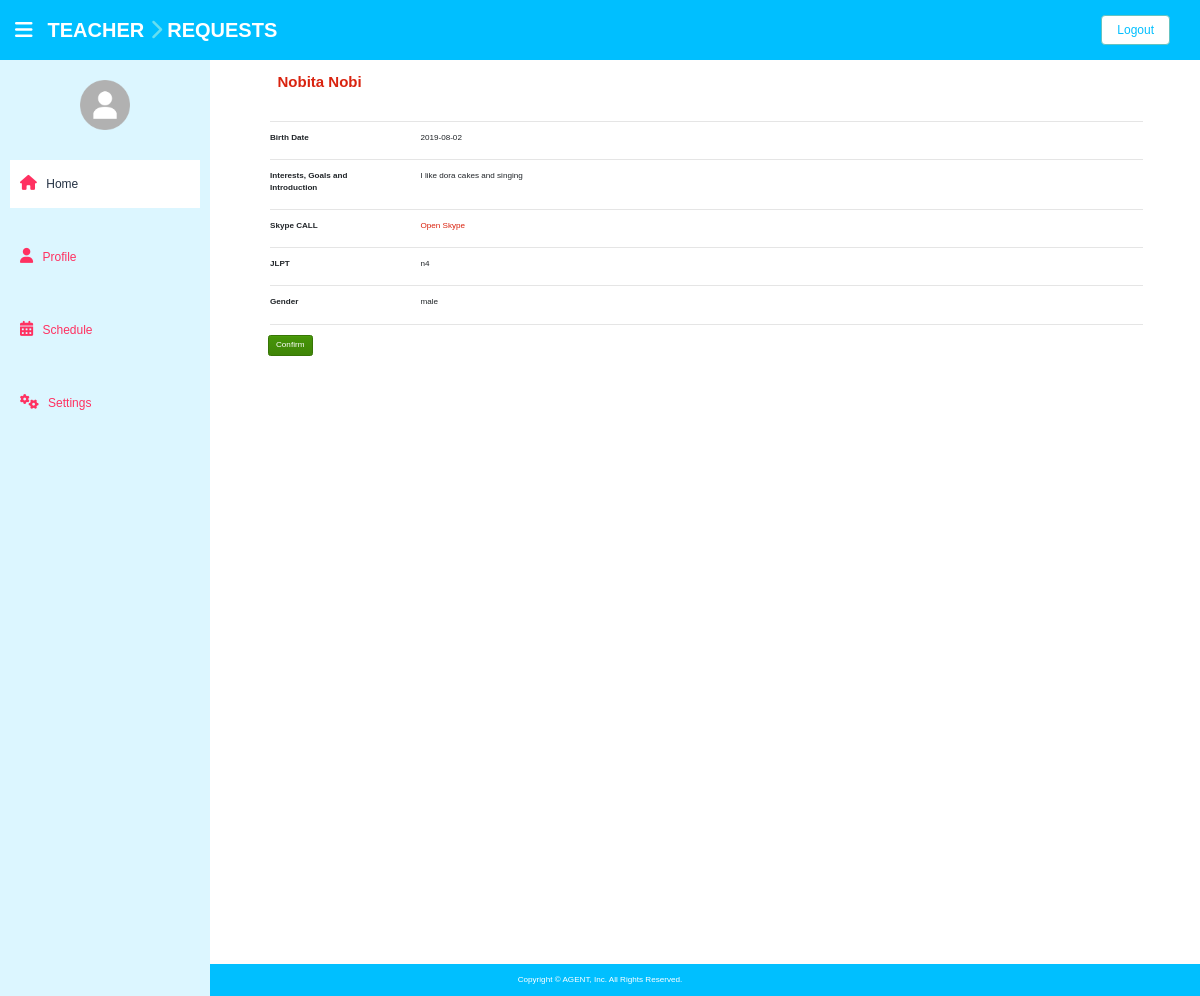
Screenshot of /teacher/home/requests/index.php?id=2 (signed in) with the database file from the repository.
### tables this page shows
CREATE TABLE `students` (
  `id` bigint(20) UNSIGNED NOT NULL,
  `first_name` varchar(255) NOT NULL,
  `last_name` varchar(255) NOT NULL,
  `email` varchar(255) NOT NULL,
  `gender` varchar(255) NOT NULL,
  `dob` date NOT NULL,
  `jlpt` varchar(255) NOT NULL,
  `phone` varchar(255) NOT NULL,
  `nationality` varchar(255) NOT NULL,
  `description` text,
  `api_id` varchar(400) DEFAULT NULL,
  `password` varchar(255) NOT NULL,
  `created_at` timestamp NOT NULL DEFAULT CURRENT_TIMESTAMP
);

### student/Student.php (called while the page is built, shortened)
<?php
class Student {
	private $db;
	public function __construct($server, $dbusername, $dbpassword, $dbname) {
		$this->db = new mysqli($server, $dbusername, $dbpassword, $dbname);
	}
	public function get_student_data($id) {
		$result = "SELECT * from students WHERE id='$id'";
		$result = mysqli_query($this->db, $result);
		$user_data = mysqli_fetch_array($result);
		$count_row = $result->num_rows;
		if ($count_row == 1) {
			return $user_data;
		} else {
			return 'no data';
		}
	}
}

### teacher/Teacher.php (called while the page is built, shortened)
<?php
class Teacher {
	private $db;
	public function __construct($server, $dbusername, $dbpassword, $dbname) {
		$this->db = new mysqli($server, $dbusername, $dbpassword, $dbname);
	}
	public function is_confirmed($event_id) {
		$result = "SELECT  is_confirmed from events WHERE id='$event_id'";
		$result = mysqli_query($this->db, $result);
		$user_data = mysqli_fetch_array($result);
		if ($user_data[0] == '1') {
			return true;
		} else {
			return false;
		}
	}
}

### teacher/home/requests/index.php (the view, shortened to what this page needs)
<?php
require '../../Teacher.php';
require '../../../student/Student.php';
$teacher = new Teacher(DB_SERVER, DB_USERNAME, DB_PASSWORD, DB_DATABASE);
$student = new Student(DB_SERVER, DB_USERNAME, DB_PASSWORD, DB_DATABASE);
$teacher->set_id($_SESSION['id']);
$students_id = $_GET['id'];
$event_id = $_GET['event'];
$student_info = $student->get_student_data($students_id);
?>
<!DOCTYPE html>
<html lang="en">
  <head>
    <link href="../assets/css/bootstrap.css" rel="stylesheet">
    <link href="../assets/font-awesome/css/fontawesome.css" rel="stylesheet" />
    <link rel="stylesheet" type="text/css" href="../assets/js/gritter/css/jquery.gritter.css" />
    <link rel="stylesheet" type="text/css" href="../assets/lineicons/style.css">
    <link href="../assets/css/style.css" rel="stylesheet">
    <link href="../assets/css/style-responsive.css" rel="stylesheet">
    <link rel="stylesheet" href="https://cdnjs.cloudflare.com/ajax/libs/fullcalendar/3.4.0/fullcalendar.css" />
    <link rel="stylesheet" href="https://cdnjs.cloudflare.com/ajax/libs/twitter-bootstrap/4.0.0-alpha.6/css/bootstrap.css" />
    <link href="../assets/css/style-responsive.css" rel="stylesheet">
    <link href="../assets/css/main.css" rel="stylesheet">
    <link href="//maxcdn.bootstrapcdn.com/bootstrap/4.1.1/css/bootstrap.min.css" rel="stylesheet" id="bootstrap-css">
<link rel="stylesheet" href="https://bootswatch.com/4/simplex/bootstrap.min.css"/>
  </head>
  <body>
  <section id="container" >
      <header class="header black-bg">
              <div class="sidebar-toggle-box">
              <div class="fa fa-bars tooltips" data-placement="right" data-original-title="Toggle Navigation"></div>
              </div>
            <a href="#" class="logo" id=""><b>Teacher</b> <span class="fa fa-chevron-right">&nbsp;</span><b>Requests</b> </a>
            <div class="top-menu">
                <ul class="nav pull-right top-menu">
                <li><a class="logout" href="../../logout">Logout</a></li>
                </ul>
            </div>
        </header>
      <aside>
          <div id="sidebar"  class="nav-collapse ">
              <ul class="sidebar-menu" id="nav-accordion">
                  <p class="centered"><a href="../profile"><img src="../assets/img/profile.png" class="img-circle" width="60"></a></p>
                  <li class="mt">
                      <a class="active" href="../">
                          <i class="fa fa-home"></i>
                          <span>Home</span>
                      </a>
                  </li>
                   <li class="mt">
                      <a class="" href="../profile">
                          <i class="fa fa-user"></i>
                          <span>Profile</span>
                      </a>
                  </li>
                   <li class="mt">
                      <a class="" href="../schedule">
                          <i class="fa fa-calendar-alt"></i>
                          <span>Schedule</span>
                      </a>
                  </li>
                   <li class="mt">
                      <a class="" href="../settings">
                          <i class="fa fa-cogs"></i>
                          <span>Settings</span>
                      </a>
                  </li>
              </ul>
          </div>
      </aside>
<section id="main-content">
          <section class="wrapper site-min-height">
          		<div class="col-lg-12">
<div class="container">
        <div class="row">
            <div class="col-12">
                    <div class="card-body">
                        <div class="card-title mb-4">
                            <div class="d-flex justify-content-start">
            </p><br/>
                                <div class="userData ml-3">
                                    <h2 class="d-block" style="font-size: 1.5rem; font-weight: bold"><a href=""><?php echo $student_info['first_name'] . ' ' . $student_info['last_name'] ?></a></h2>
                                </div>
                            </div>
                        </div>
                        <div class="row">
                            <div class="col-12">
                                <div class="tab-content ml-1" id="myTabContent">
                                    <div class="tab-pane fade show active" id="basicInfo" role="tabpanel" aria-labelledby="basicInfo-tab">
                                        <hr />
                                        <div class="row">
                                            <div class="col-sm-3 col-md-2 col-5">
                                                <label style="font-weight:bold;">Birth Date</label>
                                            </div>
                                            <div class="col-md-8 col-6">
                                                <?php echo $student_info['dob'] ?>
                                            </div>
                                        </div>
                                        <hr />
                                        <div class="row">
                                            <div class="col-sm-3 col-md-2 col-5">
                                                <label style="font-weight:bold;">Interests, Goals and Introduction</label>
                                            </div>
                                            <div class="col-md-8 col-6">
                                                <?php echo $student_info['description'] ?>
                                            </div>
                                        </div>
                                        <hr />
                                           <div class="row">
                                            <div class="col-sm-3 col-md-2 col-5">
                                                <label style="font-weight:bold;">Skype CALL</label>
                                            </div>
                                            <div class="col-md-8 col-6">
                                               <a href="skype:<?php echo $student_info['api_id'] ?>?call" value="">Open Skype</a>
                                            </div>
                                        </div>
                                        <hr />
                                        <div class="row">
                                            <div class="col-sm-3 col-md-2 col-5">
                                                <label style="font-weight:bold;">JLPT</label>
                                            </div>
                                            <div class="col-md-8 col-6">
                                                <?php echo $student_info['jlpt'] ?>
                                            </div>
                                        </div>
                                        <hr />
                                        <div class="row">
                                            <div class="col-sm-3 col-md-2 col-5">
                                                <label style="font-weight:bold;">Gender</label>
                                            </div>
                                            <div class="col-md-8 col-6">
                                                <?php echo $student_info['gender'] ?>
                                            </div>
                                        </div>
                                        <hr />
                                    </div>
                                </div>
                                <form action="" method="post">
                                  <?php if ($teacher->is_confirmed($event_id)) {
	echo '<button type="submit" class="btn btn-danger" name="cancel" value="submit">Cancel</button>';
} else {
	echo '<button type="submit" class="btn btn-success" name="confirm" value="submit">Confirm</button>';
}
?>
                                </form>
                            </div>
                        </div>
                    </div>
            </div>
        </div>
    </div>
</div>
		</section>
      </section>
      <footer class="site-footer">
          <div class="text-center">
              Copyright © AGENT, Inc. All Rights Reserved.
          </div>
      </footer>
  </section>
  </body>
</html>

### teacher/home/assets/css/style.css (style rules this page uses)
body { color: #797979; background: #f2f2f2; font-family: 'Ruda', sans-serif; padding: 0px !important; margin: 0px !important; font-size:13px; }
ul li { list-style: none; }
a, a:hover, a:focus { text-decoration: none; outline: none; }
#container { width: 100%; height: 100%; }
hr { margin-top: 20px; margin-bottom: 20px; border: 0; border-top: 1px solid #797979; }
.centered { text-align: center; }
.mt { margin-top: 25px; }
ul.top-menu > li > .logout { color: #f2f2f2; font-size: 12px; border-radius: 4px; -webkit-border-radius: 4px; border: 1px solid #64c3c2 !important; padding: 5px 15px; margin-right: 15px; background: #68dff0; margin-top: 15px; }
#sidebar { width: 210px; height: 100%; position: fixed; background: #424a5d; }
#sidebar ul li { position: relative; }
ul.sidebar-menu , ul.sidebar-menu li ul.sub { margin: -2px 0 0; padding: 0; }
ul.sidebar-menu { margin-top: 75px; }
ul.sidebar-menu li { margin-bottom: 5px; margin-left:10px; margin-right:10px; }
ul.sidebar-menu li a span { display: inline-block; }
ul.sidebar-menu li a { color: #aeb2b7; text-decoration: none; display: block; padding: 15px 0 15px 10px; font-size: 12px; outline: none; -webkit-transition: all 0.3s ease; -moz-transition: all 0.3s ease; -o-transition: all 0.3s ease; -ms-transition: all 0.3s ease; transition: all 0.3s ease; }
ul.sidebar-menu li a.active, ul.sidebar-menu li a:hover, ul.sidebar-menu li a:focus { background: #68dff0; color: #fff; display: block; -webkit-transition: all 0.3s ease; -moz-transition: all 0.3s ease; -o-transition: all 0.3s ease; -ms-transition: all 0.3s ease; transition: all 0.3s ease; }
ul.sidebar-menu li a i { font-size: 15px; padding-right: 6px; }
ul.sidebar-menu li a.active i { color: #fff; }
#main-content { margin-left: 210px; }
.header, .footer { min-height: 60px; padding: 0 15px; }
.header { position: fixed; left: 0; right: 0; z-index: 1002; }
.black-bg { background: #ffd777; border-bottom: 1px solid #c9aa5f; }
.wrapper { display: inline-block; margin-top: 60px; padding-left: 15px; padding-right: 15px; padding-bottom: 15px; padding-top: 0px; width: 100%; }
a.logo { font-size: 20px; color: #ffffff; float: left; margin-top: 15px; text-transform: uppercase; }
a.logo b { font-weight: 900; }
a.logo span { color: #68dff0; }
#top_menu .nav > li, ul.top-menu > li { float: left; }
ul.top-menu > li > a { color: #666666; font-size: 16px; border-radius: 4px; -webkit-border-radius: 4px; border:1px solid #666666 !important; padding: 2px 6px; margin-right: 15px; }
.sidebar-toggle-box { float: left; padding-right: 15px; margin-top: 20px; }
.sidebar-toggle-box .fa-bars { cursor: pointer; display: inline-block; font-size: 20px; }
label { font-weight: 400; }
.site-footer { background: #68dff0; color: #fff; padding: 10px 0; }
.site-min-height { min-height: 900px; }

### teacher/home/assets/css/main.css (style rules this page uses)
body { font-family: "Hiragino Kaku Gothic ProN", "ヒラギノ角ゴ ProN W3", Meiryo, メイリオ, Osaka, "MS PGothic", arial, helvetica, sans-serif !important; }
.black-bg { background:#00BFFF; border-bottom: none; }
.fa-bars:before { color: #fff; }
#sidebar { background: #DCF6FF; }
.wrapper { background: white; }
ul.sidebar-menu li a.active, ul.sidebar-menu li a:hover, ul.sidebar-menu li a:focus { background: white; color:#243143; }
ul.sidebar-menu li a { color:#FF3161; }
ul.top-menu > li > .logout { color: #00BFFF; background: white; }
button, html [type="button"] { background:white; font-size:1.5em; }
h1, h2, h3, h4, h5, h6, .h1, .h2, .h3, .h4, .h5, .h6 { margin-top: 30px; }
.site-footer { color: #fff!important; background: #00BFFF !important; }
.fa-home:before, .fa-user:before, .fa-calendar-alt:before, .fa-cogs:before { color: #FF3161; }

### teacher/home/requests/index.php (style rules this page uses)
body { padding-top: 68px; padding-bottom: 50px; }

### rows the page displays
students: first_name "Nobita", last_name "Nobi", dob "2019-08-02", description "I like dora cakes and singing", jlpt "n4", gender "male"
